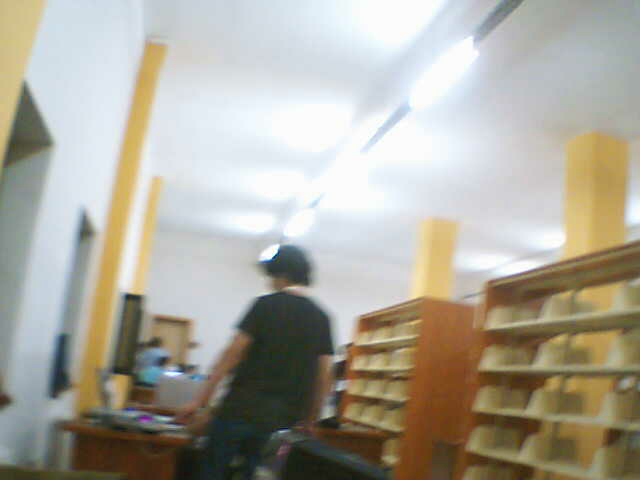
#> input picture test_image.png, 640 x 480 px, given in place of the camera
$ python topAlgilama.py
#> lines starting #> are read from the running program, lines starting #| are printed output that depends on the picture; after the words box and inside, x2 and y2 are one past the last pixel; in counts of white or black regions, pixels touching at a corner belong together
# import the necessary packages
from collections import deque
import numpy as np
import argparse
import imutils
import cv2

# construct the argument parse and parse the arguments
ap = argparse.ArgumentParser()
ap.add_argument("-v", "--video",
	help="path to the (optional) video file")
ap.add_argument("-b", "--buffer", type=int, default=64,
	help="max buffer size")
args = vars(ap.parse_args())

# define the lower and upper boundaries of the "green"
# ball in the HSV color space, then initialize the
# list of tracked points
greenLower = (0, 0, 0)
greenUpper = (180, 255 ,30)
pts = deque(maxlen=args["buffer"])

# if a video path was not supplied, grab the reference
# to the webcam
if not args.get("video", False):
	camera = cv2.VideoCapture(0)

# otherwise, grab a reference to the video file
else:
	camera = cv2.VideoCapture(args["video"])

# keep looping
while True:
	# grab the current frame
	(grabbed, frame) = camera.read()
#> frame is the input picture: shape (480, 640, 3); mean B, G, R 155.6, 167.6, 171.5

	# if we are viewing a video and we did not grab a frame,
	# then we have reached the end of the video
	if args.get("video") and not grabbed:
		break

	# resize the frame, blur it, and convert it to the HSV
	# color space
	frame = imutils.resize(frame, width=600)
#> frame: shape (450, 600, 3)
	# blurred = cv2.GaussianBlur(frame, (11, 11), 0)
	hsv = cv2.cvtColor(frame, cv2.COLOR_BGR2HSV)
#> hsv: shape (450, 600, 3); mean H, S, V 60.9, 53.1, 178.4

	# construct a mask for the color "green", then perform
	# a series of dilations and erosions to remove any small
	# blobs left in the mask
	mask = cv2.inRange(hsv, greenLower, greenUpper)
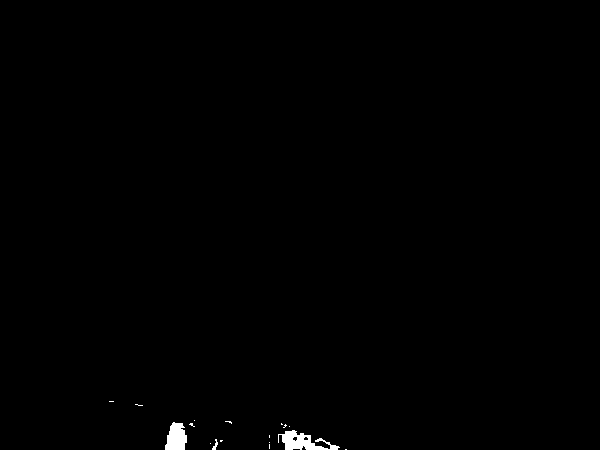
#> mask: shape (450, 600); 0.43% white; 17 white regions (14 under 20 px), largest, box (x1, y1, x2, y2) and area: (278, 430, 340, 450) 598, (165, 422, 187, 450) 465, (212, 439, 218, 450) 30
	mask = cv2.erode(mask, None, iterations=2)
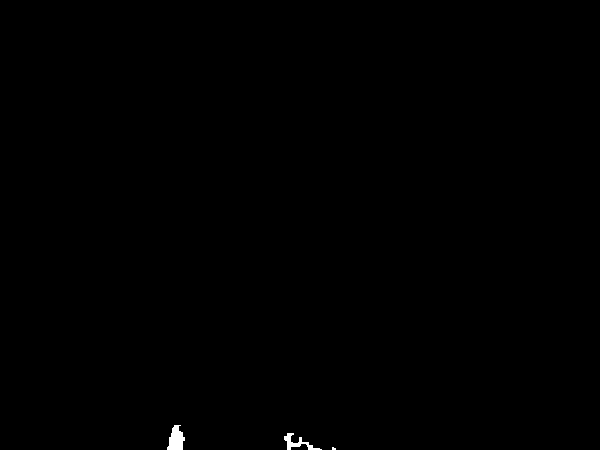
#> mask: shape (450, 600); 0.19% white; 3 white regions (1 under 20 px), largest, box (x1, y1, x2, y2) and area: (167, 425, 185, 450) 304, (284, 433, 322, 450) 210
	mask = cv2.dilate(mask, None, iterations=2)
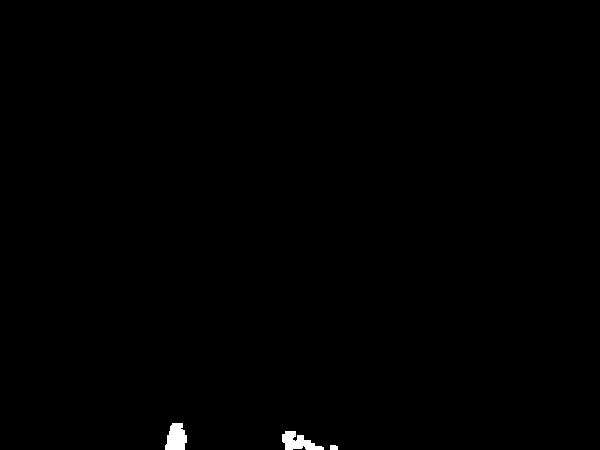
#> mask: shape (450, 600); 0.35% white; 3 white regions

	# find contours in the mask and initialize the current
	# (x, y) center of the ball
	cnts = cv2.findContours(mask.copy(), cv2.RETR_EXTERNAL,
		cv2.CHAIN_APPROX_SIMPLE)[-2]
#> cnts = 3 contours; box (x1, y1, x2, y2) and area: (165, 423, 187, 450) 416, (282, 431, 324, 450) 390, (330, 445, 338, 450) 26
	center = None

	# only proceed if at least one contour was found
	if len(cnts) > 0:
		# find the largest contour in the mask, then use
		# it to compute the minimum enclosing circle and
		# centroid
		c = max(cnts, key=cv2.contourArea)
#> c = contour of 26 points, box (x1, y1, x2, y2) (165, 423, 187, 450), area 416
		((x, y), radius) = cv2.minEnclosingCircle(c)
#> x = 174.5; y = 436.7; radius = 15.58
		M = cv2.moments(c)
#> M = moments, m00 415.5, centre m10/m00, m01/m00 = (175.9, 437.4)
		center = (int(M["m10"] / M["m00"]), int(M["m01"] / M["m00"]))
#> center = (175, 437)

		# only proceed if the radius meets a minimum size
		if radius > 13:
			# draw the circle and centroid on the frame,
			# then update the list of tracked points
			cv2.circle(frame, (int(x), int(y)), int(radius),
				(0, 255, 255), 2)
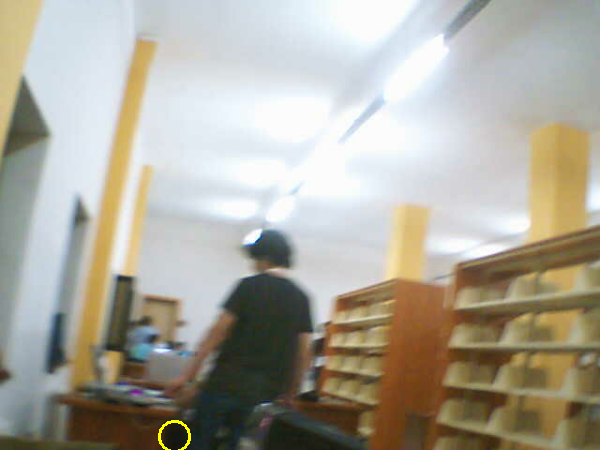
#> frame: shape (450, 600, 3); mean B, G, R 155.6, 167.8, 171.7
			cv2.circle(frame, center, 5, (0, 0, 255), -1)
#> frame: shape (450, 600, 3); 0.03% of pixels changed, all inside (x1, y1, x2, y2) = (170, 432, 181, 443)

	# update the points queue
	pts.appendleft(center)

	# loop over the set of tracked points
	for i in xrange(1, len(pts)):
		# if either of the tracked points are None, ignore
		# them
		if pts[i - 1] is None or pts[i] is None:
			continue

		# otherwise, compute the thickness of the line and
		# draw the connecting lines
		thickness = int(np.sqrt(args["buffer"] / float(i + 1)) * 2.5)
		cv2.line(frame, pts[i - 1], pts[i], (0, 0, 255), thickness)

	# show the frame to our screen
	cv2.imshow("Frame", frame)
	key = cv2.waitKey(1) & 0xFF
#> (key q is pressed here)

	# if the 'q' key is pressed, stop the loop
	if key == ord("q"):
		break

# cleanup the camera and close any open windows
camera.release()
cv2.destroyAllWindows()
